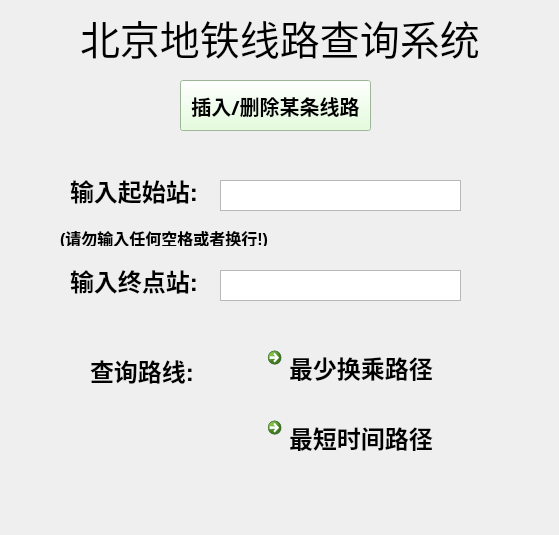
<?xml version="1.0" encoding="UTF-8"?>
<ui version="4.0">
 <class>mainMenu</class>
 <widget class="QMainWindow" name="mainMenu">
  <property name="geometry">
   <rect>
    <x>0</x>
    <y>0</y>
    <width>559</width>
    <height>535</height>
   </rect>
  </property>
  <property name="windowTitle">
   <string>MainWindow</string>
  </property>
  <property name="styleSheet">
   <string notr="true"/>
  </property>
  <widget class="QWidget" name="centralwidget">
   <widget class="QPushButton" name="insertOrDelete">
    <property name="geometry">
     <rect>
      <x>180</x>
      <y>80</y>
      <width>191</width>
      <height>51</height>
     </rect>
    </property>
    <property name="font">
     <font>
      <family>仿宋</family>
      <pointsize>15</pointsize>
      <bold>true</bold>
     </font>
    </property>
    <property name="styleSheet">
     <string notr="true">QPushButton
{
    /*背景颜色*/  
    background-color: rgb(221, 255, 212);   
    color:black;
      
}
QPushButton:pressed
{
    
    /*按下时字向右移动4像素*/  
    padding-left:4px;
    /*按下时字向下移动4像素*/  
    padding-top:4px;
}</string>
    </property>
    <property name="text">
     <string>插入/删除某条线路</string>
    </property>
   </widget>
   <widget class="QLabel" name="label">
    <property name="geometry">
     <rect>
      <x>70</x>
      <y>160</y>
      <width>131</width>
      <height>61</height>
     </rect>
    </property>
    <property name="font">
     <font>
      <pointsize>18</pointsize>
      <bold>true</bold>
     </font>
    </property>
    <property name="text">
     <string>输入起始站:</string>
    </property>
   </widget>
   <widget class="QLabel" name="label_2">
    <property name="geometry">
     <rect>
      <x>70</x>
      <y>250</y>
      <width>131</width>
      <height>61</height>
     </rect>
    </property>
    <property name="font">
     <font>
      <pointsize>18</pointsize>
      <bold>true</bold>
     </font>
    </property>
    <property name="text">
     <string>输入终点站: </string>
    </property>
   </widget>
   <widget class="QTextEdit" name="startStation">
    <property name="geometry">
     <rect>
      <x>220</x>
      <y>180</y>
      <width>241</width>
      <height>31</height>
     </rect>
    </property>
   </widget>
   <widget class="QTextEdit" name="endStation">
    <property name="geometry">
     <rect>
      <x>220</x>
      <y>270</y>
      <width>241</width>
      <height>31</height>
     </rect>
    </property>
   </widget>
   <widget class="QCommandLinkButton" name="leastTransfer">
    <property name="geometry">
     <rect>
      <x>260</x>
      <y>340</y>
      <width>191</width>
      <height>51</height>
     </rect>
    </property>
    <property name="font">
     <font>
      <family>Segoe UI</family>
      <pointsize>18</pointsize>
      <bold>true</bold>
     </font>
    </property>
    <property name="styleSheet">
     <string notr="true">QPushButton
{
    /*背景颜色*/  
    background-color: rgb(217, 253, 255);   
    color:black;
      
}
QPushButton:pressed
{
    
    /*按下时字向右移动4像素*/  
    padding-left:4px;
    /*按下时字向下移动4像素*/  
    padding-top:4px;
}</string>
    </property>
    <property name="text">
     <string>最少换乘路径</string>
    </property>
   </widget>
   <widget class="QCommandLinkButton" name="shortestTime">
    <property name="geometry">
     <rect>
      <x>260</x>
      <y>410</y>
      <width>191</width>
      <height>51</height>
     </rect>
    </property>
    <property name="font">
     <font>
      <family>Segoe UI</family>
      <pointsize>18</pointsize>
      <bold>true</bold>
     </font>
    </property>
    <property name="styleSheet">
     <string notr="true">QPushButton
{
    /*背景颜色*/  
    background-color:  rgb(217, 253, 255);   
    color:black;
      
}
QPushButton:pressed
{
    
    /*按下时字向右移动4像素*/  
    padding-left:4px;
    /*按下时字向下移动4像素*/  
    padding-top:4px;
}</string>
    </property>
    <property name="text">
     <string>最短时间路径</string>
    </property>
   </widget>
   <widget class="QLabel" name="label_3">
    <property name="geometry">
     <rect>
      <x>90</x>
      <y>340</y>
      <width>131</width>
      <height>61</height>
     </rect>
    </property>
    <property name="font">
     <font>
      <pointsize>18</pointsize>
      <bold>true</bold>
     </font>
    </property>
    <property name="text">
     <string>查询路线: </string>
    </property>
   </widget>
   <widget class="QSplitter" name="splitter">
    <property name="geometry">
     <rect>
      <x>80</x>
      <y>10</y>
      <width>401</width>
      <height>55</height>
     </rect>
    </property>
    <property name="orientation">
     <enum>Qt::Horizontal</enum>
    </property>
    <widget class="QLabel" name="title">
     <property name="font">
      <font>
       <family>楷体</family>
       <pointsize>30</pointsize>
      </font>
     </property>
     <property name="text">
      <string>北京地铁线路查询系统</string>
     </property>
    </widget>
   </widget>
   <widget class="QLabel" name="label_4">
    <property name="geometry">
     <rect>
      <x>60</x>
      <y>230</y>
      <width>211</width>
      <height>16</height>
     </rect>
    </property>
    <property name="font">
     <font>
      <pointsize>12</pointsize>
      <bold>true</bold>
     </font>
    </property>
    <property name="text">
     <string>(请勿输入任何空格或者换行!)</string>
    </property>
   </widget>
  </widget>
  <widget class="QMenuBar" name="menubar">
   <property name="geometry">
    <rect>
     <x>0</x>
     <y>0</y>
     <width>559</width>
     <height>21</height>
    </rect>
   </property>
  </widget>
 </widget>
 <resources/>
 <connections/>
</ui>
